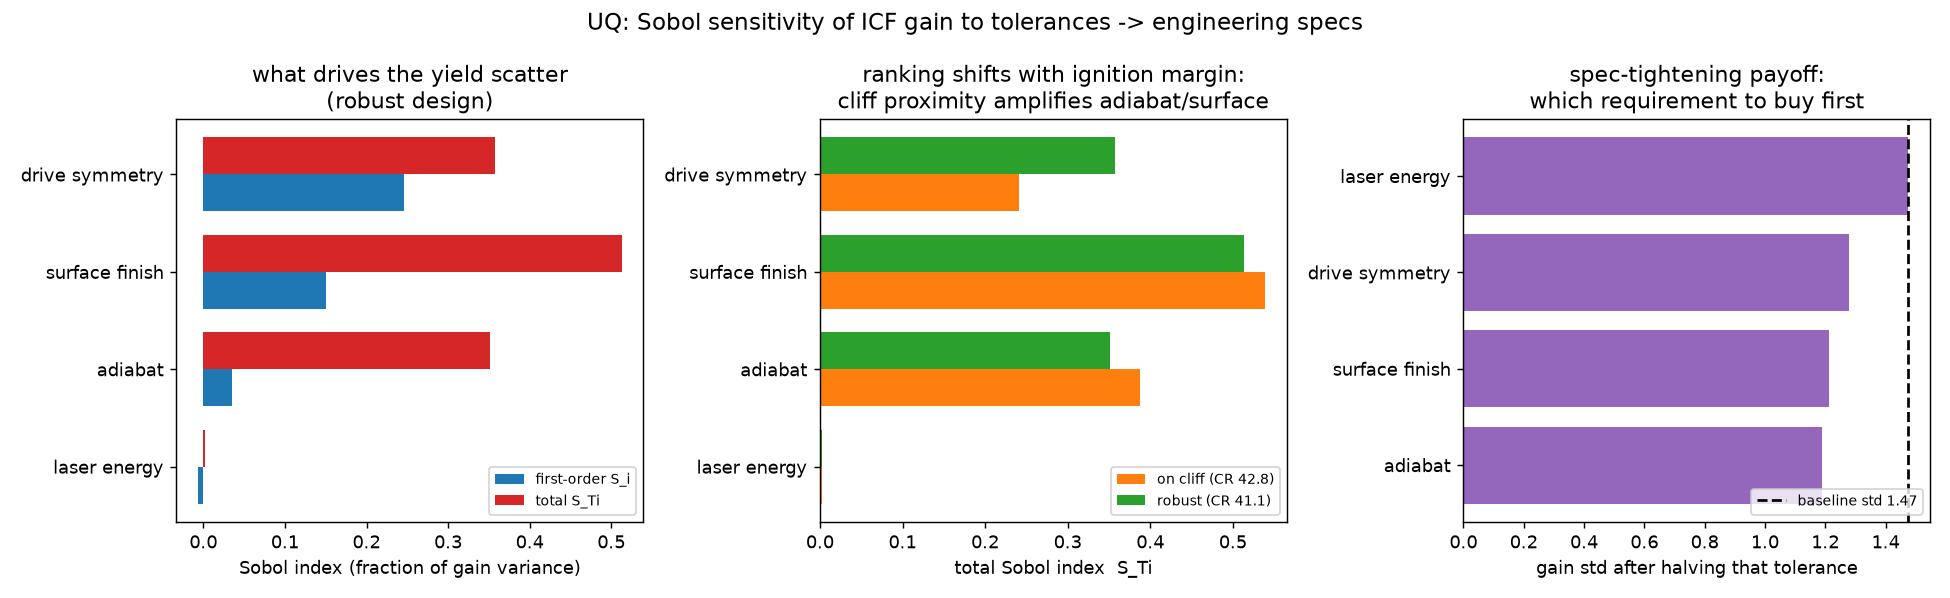

Here is the Python script that generated this plot:
r"""
Sensitivity / uncertainty quantification: which tolerance drives the yield scatter?

Step 3 showed a real shot scatters shot-to-shot as its tolerances scatter -- surface
finish, drive symmetry, in-flight adiabat, delivered energy -- and that the robust
design backs off the cliff to keep the ignition margin. This module answers the
engineering question that follows: OF those tolerances, which one actually drives the
variance, and therefore which spec is worth tightening?

It is a variance-based global sensitivity analysis (Sobol indices) of the effective
gain as a function of the four tolerance channels, at a fixed design:

  * first-order index  S_i  -- the fraction of gain variance removed if tolerance i
    alone were pinned to nominal (its "main effect").
  * total index       S_Ti -- the fraction involving tolerance i at all, including its
    interactions with the others. S_Ti >> S_i flags a tolerance that matters mostly
    through interactions (typical near the mix cliff, where adiabat and surface finish
    conspire).

Estimated with Saltelli sampling and the Jansen estimators (no SALib dependency).
The four inputs are the standardized tolerance draws (iid N(0,1)); the same transforms
as robust_design_ml.py map them to energy / adiabat / surface / symmetry. Analyzed at
both Step-3 design points -- the on-cliff deterministic optimum and the backed-off
robust design -- to show how the sensitivity ranking shifts with ignition margin.
Closes with a spec-tightening study: halve each tolerance in turn, and report the
resulting drop in gain std -- the actionable ranking of engineering requirements.

Run:  python3 uq_sobol.py
Deps: numpy, scipy  (matplotlib only for the figure)
"""

import os
import importlib.util

import numpy as np


def _load(mod, fname):
    spec = importlib.util.spec_from_file_location(mod, os.path.join(os.path.dirname(__file__), fname))
    m = importlib.util.module_from_spec(spec)
    spec.loader.exec_module(m)
    return m


rd = _load("robust_design_ml", "robust_design_ml.py")   # reuse models + tolerance constants
cg, mix = rd.cg, rd.mix

TOL_NAMES = ["laser energy", "adiabat", "surface finish", "drive symmetry"]
TOL_SIG   = [rd.TOL_E, rd.TOL_ADIA, rd.TOL_LOGSIG, rd.TOL_SYM]

# Step-3 design points (from the committed robust_design_ml.py run, commit db82298):
# they differ only in convergence ratio -- on the cliff shoulder vs backed off.
DETERMINISTIC = np.array([1.96, 0.30, 42.82, 2.28, 4.08, 1.20, 0.45, 0.34])
ROBUST        = np.array([1.96, 0.30, 41.08, 2.28, 4.08, 1.20, 0.45, 0.34])


def gain_at(x, s0, z, tol=TOL_SIG):
    """Effective gain at design x for a standardized tolerance draw z (4-vector)."""
    E   = x[0] * (1.0 + tol[0] * z[0])
    ad  = max(1.2, x[3] + tol[1] * z[1])
    sig = mix.SIGMA_SURF_REF * np.exp(tol[2] * z[2])
    sym = max(0.0, s0 * (1.0 + tol[3] * z[3]))
    g0  = cg.evaluate(cg.Design(E * 1e6, x[1] * 1e-6, x[2], ad))["gain"]
    return g0 * rd.mix_factor(x[2], ad, sig) * sym


def _eval(x, s0, Z, tol=TOL_SIG):
    return np.array([gain_at(x, s0, z, tol) for z in Z])


def sobol(x, s0, N=1024, seed=0):
    """Saltelli sampling + Jansen estimators -> first-order S and total S_T (k=4)."""
    k = 4
    rng = np.random.default_rng(seed)
    A = rng.standard_normal((N, k))
    B = rng.standard_normal((N, k))
    fA = _eval(x, s0, A)
    fB = _eval(x, s0, B)
    var = np.var(np.concatenate([fA, fB]))
    S, ST = np.zeros(k), np.zeros(k)
    for i in range(k):
        AB = A.copy(); AB[:, i] = B[:, i]
        fAB = _eval(x, s0, AB)
        S[i]  = np.mean(fB * (fAB - fA)) / var          # Saltelli first-order
        ST[i] = 0.5 * np.mean((fA - fAB) ** 2) / var     # Jansen total
    return dict(S=S, ST=ST, mean=float(np.mean(fA)), std=float(np.sqrt(var)))


def spec_tightening(x, s0, N=4000, seed=1):
    """Halve each tolerance in turn; report the resulting gain std (actionable ranking)."""
    rng = np.random.default_rng(seed)
    Z = rng.standard_normal((N, 4))
    base = _eval(x, s0, Z).std()
    out = {}
    for i in range(4):
        tol = list(TOL_SIG); tol[i] = tol[i] * 0.5
        out[TOL_NAMES[i]] = _eval(x, s0, Z, tol).std()
    return base, out


def _report_design(name, x, s0):
    r = sobol(x, s0)
    print(f"  {name}:  mean gain {r['mean']:.2f}   std {r['std']:.2f}")
    print(f"   {'tolerance':<16}{'S_i':>8}{'S_Ti':>8}   variance driver")
    order = np.argsort(-r["ST"])
    for i in order:
        bar = "#" * int(max(0, r["ST"][i]) * 40)
        print(f"   {TOL_NAMES[i]:<16}{r['S'][i]:>8.2f}{r['ST'][i]:>8.2f}   |{bar}")
    return r


def main():
    print("building convergent-RT forward model (one-time)...")
    rd._FWD = rd.build_forward()
    rd.YOC_REF = rd.performance(*rd.symmetry(*rd.NOMINAL[4:]), fwd=rd._FWD)[0]

    print("=" * 72)
    print("  SOBOL SENSITIVITY OF GAIN TO TOLERANCES  (which spec drives the scatter)")
    print("=" * 72)
    s0_det = rd.sym_factor(DETERMINISTIC)
    s0_rob = rd.sym_factor(ROBUST)
    r_det = _report_design("DETERMINISTIC optimum (on the cliff shoulder, CR 42.8)", DETERMINISTIC, s0_det)
    print("-" * 72)
    r_rob = _report_design("ROBUST design (backed off, CR 41.1)", ROBUST, s0_rob)
    print("=" * 72)

    base, tight = spec_tightening(ROBUST, s0_rob)
    print("  SPEC TIGHTENING (robust design): gain std if each tolerance is HALVED")
    print(f"   baseline std = {base:.3f}")
    order = sorted(tight, key=lambda kname: tight[kname])
    for kname in order:
        drop = (base - tight[kname]) / base * 100
        print(f"   halve {kname:<16} -> std {tight[kname]:.3f}   ({drop:+.0f}% variance-width)")
    top = order[0]
    print("-" * 72)
    print(f"  -> tighten the {top.upper()} spec first: it removes the most yield scatter.")
    print("=" * 72)
    return dict(det=r_det, rob=r_rob, base=base, tight=tight, s0_rob=s0_rob)


def make_figure(info, fname="uq_sobol.png"):
    try:
        import matplotlib.pyplot as plt
    except Exception as e:
        print(f"[figure skipped: {e}]")
        return
    fig, ax = plt.subplots(1, 3, figsize=(15, 4.6))
    y = np.arange(len(TOL_NAMES)); w = 0.38

    # (1) Sobol first-order vs total for the robust design
    r = info["rob"]
    ax[0].barh(y - w/2, r["S"], w, color="tab:blue", label="first-order S_i")
    ax[0].barh(y + w/2, r["ST"], w, color="tab:red", label="total S_Ti")
    ax[0].set_yticks(y); ax[0].set_yticklabels(TOL_NAMES)
    ax[0].set_xlabel("Sobol index (fraction of gain variance)")
    ax[0].set_title("what drives the yield scatter\n(robust design)")
    ax[0].legend(fontsize=8, loc="lower right")

    # (2) how the ranking shifts on vs off the cliff (total index)
    det, rob = info["det"]["ST"], info["rob"]["ST"]
    ax[1].barh(y - w/2, det, w, color="tab:orange", label="on cliff (CR 42.8)")
    ax[1].barh(y + w/2, rob, w, color="tab:green", label="robust (CR 41.1)")
    ax[1].set_yticks(y); ax[1].set_yticklabels(TOL_NAMES)
    ax[1].set_xlabel("total Sobol index  S_Ti")
    ax[1].set_title("ranking shifts with ignition margin:\ncliff proximity amplifies adiabat/surface")
    ax[1].legend(fontsize=8, loc="lower right")

    # (3) spec-tightening: gain std if each tolerance is halved
    names = list(info["tight"].keys())
    stds  = [info["tight"][n] for n in names]
    order = np.argsort(stds)
    ax[2].barh([names[i] for i in order], [stds[i] for i in order], color="tab:purple")
    ax[2].axvline(info["base"], color="k", ls="--", lw=1.5, label=f"baseline std {info['base']:.2f}")
    ax[2].set_xlabel("gain std after halving that tolerance")
    ax[2].set_title("spec-tightening payoff:\nwhich requirement to buy first")
    ax[2].legend(fontsize=8, loc="lower right")

    fig.suptitle("UQ: Sobol sensitivity of ICF gain to tolerances -> engineering specs", fontsize=13)
    fig.tight_layout(); fig.savefig(fname, dpi=130)
    print(f"Saved figure -> {fname}")


if __name__ == "__main__":
    make_figure(main())

# ----------------------------------------------------------------------------
# NOTES ----------------------------------------------------------------------
# * This turns Step 3's tolerance model into requirements: the total Sobol index
#   ranks the tolerances by how much gain variance each carries, and the spec-
#   tightening study says which one to tighten for the biggest reduction in scatter.
# * S_Ti > S_i for adiabat / surface finish near the cliff is the signature of the
#   mix penalty: those two only bite when they push the design past the ignition
#   margin together, an interaction a one-at-a-time sensitivity sweep would miss --
#   which is exactly why a variance-based (Sobol) method is the right tool here.
# * Reduced model throughout (see each module's NOTES); the tolerance distributions
#   are Gaussian/lognormal and independent. A real program would use measured spec
#   distributions and correlations, but the machinery -- Saltelli sampling, Sobol
#   decomposition, spec-tightening -- is exactly this.
# ----------------------------------------------------------------------------
